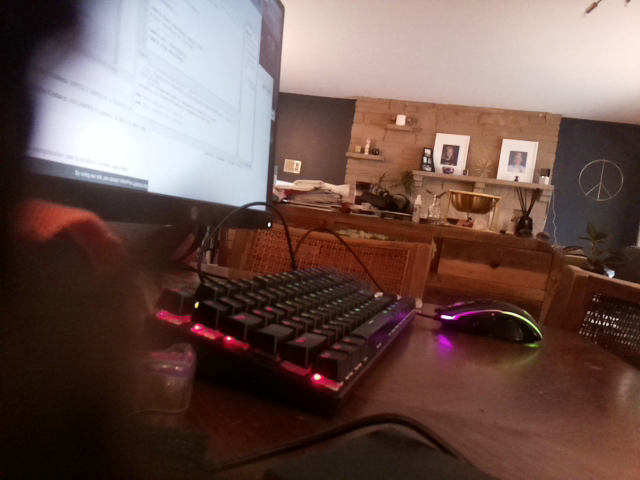
#> input picture resources/background.png, 640 x 480 px
$ python hand_detector.py   (older library calls are emulated)
#> lines starting #> are read from the running program, lines starting #| are printed output that depends on the picture; pictures that were not available may be replaced by others from this repository, and a replacement may not be noted
# [16 lines of commented-out code are left out]

import time
import cv2
import numpy as np
import sys
from skimage.metrics import structural_similarity as compare_ssim
import imutils

img = cv2.imread(cv2.samples.findFile("resources/background.png"))
#> img is the input picture: shape (480, 640, 3); mean B, G, R 79.4, 85.1, 110.5
gray_background = cv2.cvtColor(img, cv2.COLOR_BGR2GRAY)
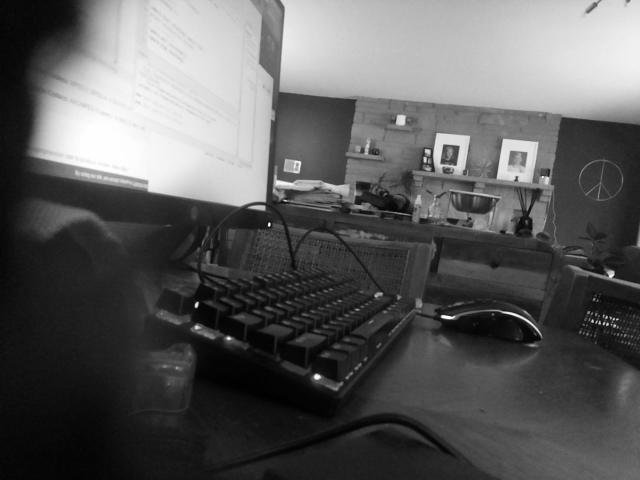
#> gray_background: shape (480, 640); min 1, max 254, mean 92
if img is None:
    sys.exit("Could not read the image.")
cv2.imshow("Display window", gray_background)
# k = cv2.waitKey(0)

WIN_RF = "Reference"

framenum = -1 # Frame counter
source_path = "resources/sample1.h264"
cap = cv2.VideoCapture(source_path)

if not cap.isOpened():
    print("Could not open the path " + source_path)
    sys.exit(-1)

ref_size = (int(cap.get(cv2.CAP_PROP_FRAME_WIDTH)), int(cap.get(cv2.CAP_PROP_FRAME_HEIGHT)))
cv2.namedWindow(WIN_RF, cv2.WINDOW_AUTOSIZE)
cv2.moveWindow(WIN_RF, 0, 0) #750,  2 (bernat =0)

# cv2.namedWindow("diff", cv2.WINDOW_AUTOSIZE)
# cv2.moveWindow("diff", 640, 0) #750,  2 (bernat =0)

def skeletonize(image_in):
    '''Inputs and grayscale image and outputs a binary skeleton image'''
    size = np.size(image_in)
    skel = np.zeros(image_in.shape, np.uint8)

    ret, image_edit = cv2.threshold(image_in, 0, 255, cv2.THRESH_BINARY | cv2.THRESH_OTSU)
    element = cv2.getStructuringElement(cv2.MORPH_CROSS, (3,3))
    done = False

    while not done:
        eroded = cv2.erode(image_edit, element)
        temp = cv2.dilate(eroded, element)
        temp = cv2.subtract(image_edit, temp)
        skel = cv2.bitwise_or(skel, temp)
        image_edit = eroded.copy()

        zeros = size - cv2.countNonZero(image_edit)
        if zeros == size:
            done = True

    return skel

delay = 3
# Read until video is completed
while(cap.isOpened()):
    # Capture frame-by-frame
    ret, frame = cap.read()
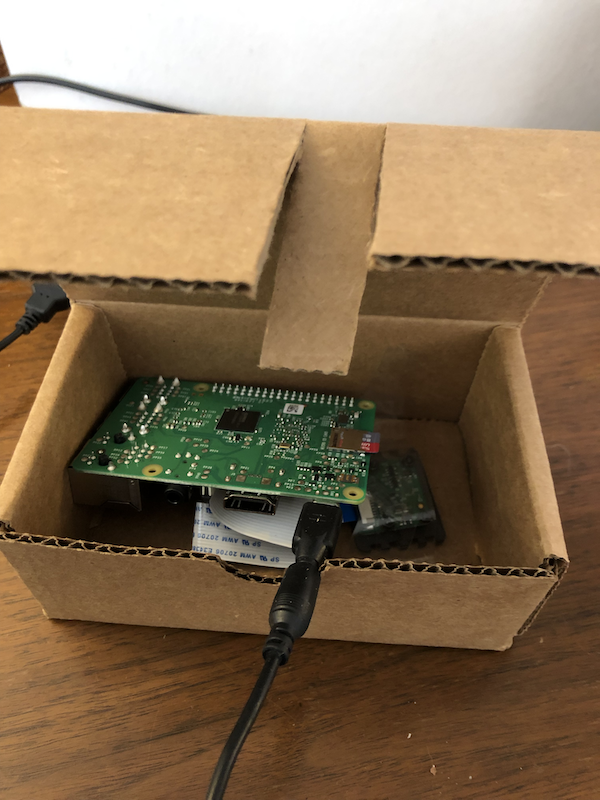
#> input picture resources/box1.png, 600 x 800 px, given in place of sample1.h264, which was not available
#> frame is the input picture: shape (800, 600, 3); mean B, G, R 86.9, 114.7, 137.5
    if ret:
        gray = cv2.cvtColor(frame, cv2.COLOR_BGR2GRAY)
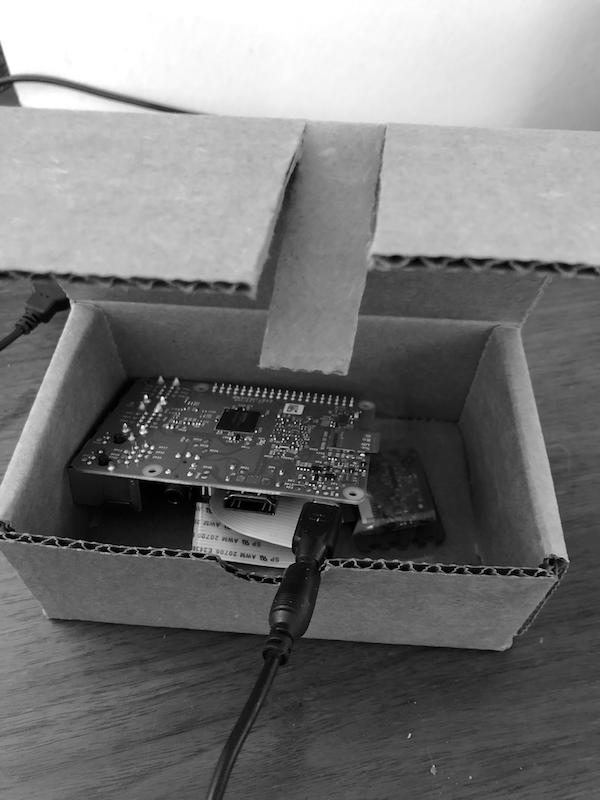
#> gray: shape (800, 600); min 0, max 255, mean 118.3
        out = gray.copy()
        out[0:0, 300:400] = 0
        # diff = gray - gray_background
#> (the run stopped early here; a loop or call above may not have finished)
